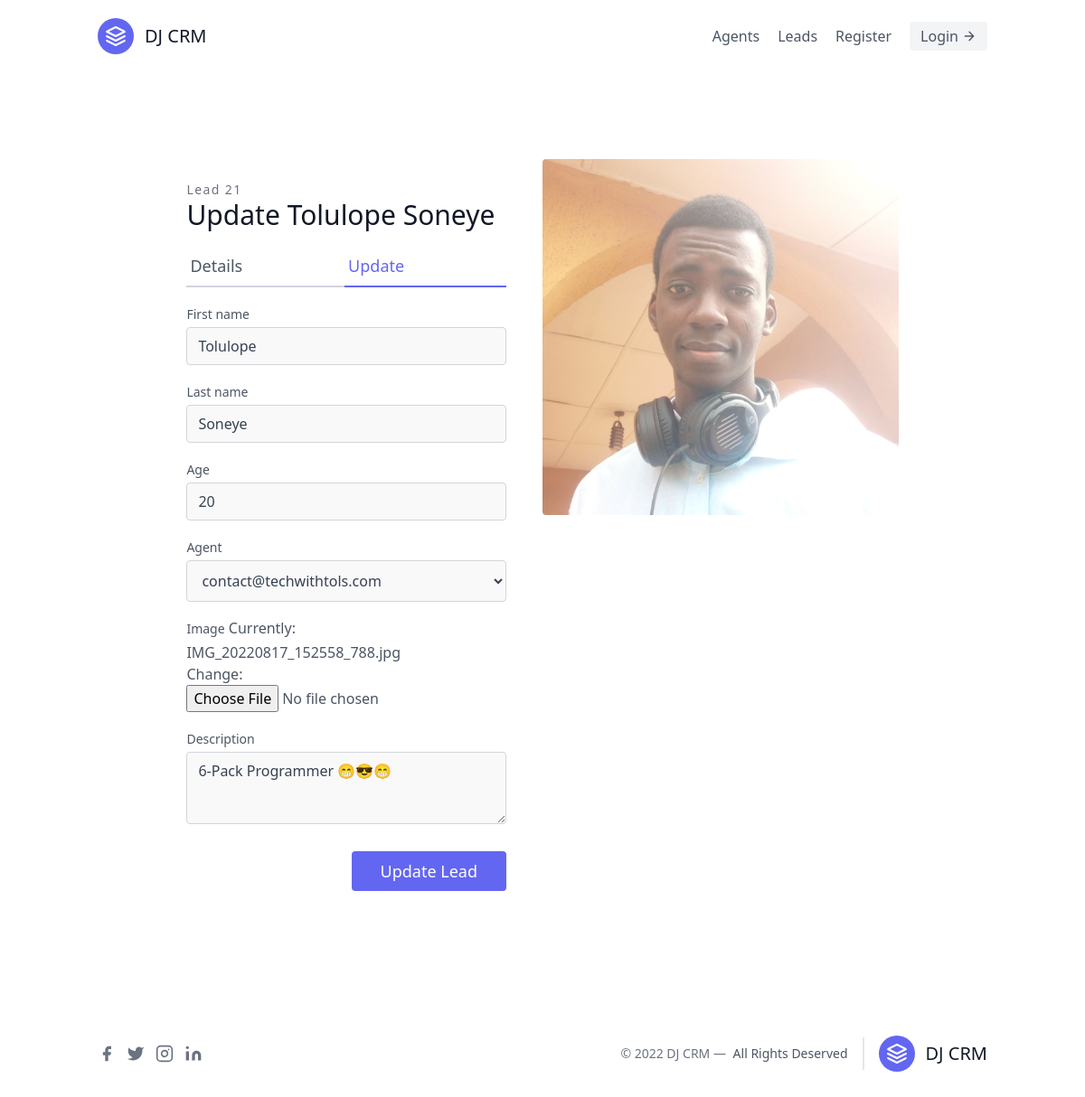
The app's page /leads/update/21/ with its own data.
### leads/models.py (models this page shows)
class Lead(models.Model):
    first_name = models.CharField(max_length=20)
    last_name = models.CharField(max_length=20)
    age = models.IntegerField(default=0)
    description = models.TextField(max_length=200,null=True, blank=True)
    image = models.ImageField()
    created_at = models.DateTimeField(auto_now_add=True)
    updated_at = models.DateTimeField(auto_now=True)
    agent = models.ForeignKey("Agent", on_delete=models.CASCADE, null=True)
    class Meta:
        ordering = ['-updated_at']
    def __str__(self) -> str:
        return self.first_name + " " + self.last_name

### leads/views.py (the view)
# urls.py: path('update/<int:pk>/', views.lead_update, name="update"),
def lead_update(request, pk):
    lead = get_object_or_404(Lead, id=pk)
    context = {}
    if lead:
        context['lead'] = lead
    form = LeadForm(instance=lead)
    context['form'] = form
    if request.method == 'POST':
        form = LeadForm(request.POST, instance=lead, files=request.FILES)
        if form.is_valid():
            lead.save()
            return redirect('/leads/')
    return render(request, 'leads/lead_update.html', context)

### leads/forms.py
class LeadForm(forms.ModelForm):
    class Meta:
        model = Lead
        fields = '__all__'
        widgets = {
            'first_name': forms.TextInput(attrs={'class': styles}),
            'last_name': forms.TextInput(attrs={'class': styles}),
            'age': forms.NumberInput(attrs={'class': styles}),
            'description': forms.Textarea(attrs={'class': f"{styles} h-20"}),
            'agent': forms.Select(attrs={'class': f"{styles} py-2.5"}),
        }

### leads/models.py (called while the page is built)
    def __str__(self):
        return self.user.email

### leads/templates/leads/lead_update.html (shortened to what this page needs)
{% extends 'main.html' %}
{% block content %}
<section class="text-gray-600 body-font overflow-hidden">
  <div class="container px-5 py-24 mx-auto">
    <div class="lg:w-4/5 mx-auto flex flex-wrap justify-between">
      <div class="lg:w-1/2 w-full lg:pr-10 lg:py-6 mb-6 lg:mb-0">
        <h2 class="text-sm title-font text-gray-500 tracking-widest">
          Lead {{lead.id}}
        </h2>
        <h1 class="text-gray-900 text-3xl title-font font-medium mb-4">
          Update {{lead}}
        </h1>
        <div class="flex mb-4">
          <a
          href="{% url 'leads:detail' lead.id %}"
            class="flex-grow border-b-2 border-gray-300 py-2 text-lg px-1"
            >Details</a
          >
          <a href="{% url 'leads:update' lead.id %}" class="flex-grow text-indigo-500 border-b-2 border-indigo-500 py-2 text-lg px-1"
            >Update</a
          >
        </div>
<form method="POST" class="form" enctype="multipart/form-data">
      <div class="w-full mx-auto">
        <div class="flex flex-col flex-wrap -m-2">
          <div class="p-2 w-full">
            <div class="relative">
              <label class="leading-7 text-sm text-gray-600"
                >{{form.first_name.label}}</label
              >
              {{form.first_name }}
            </div>
          </div>
          <div class="p-2 w-full">
            <div class="relative">
              <label class="leading-7 text-sm text-gray-600"
                >{{form.last_name.label}}</label
              >
              {{form.last_name }}
            </div>
          </div>
          <div class="p-2 w-full">
            <div class="relative">
              <label class="leading-7 text-sm text-gray-600"
                >{{form.age.label}}</label
              >
              {{form.age }}
            </div>
          </div>
          <div class="p-2 w-full">
            <div class="relative">
              <label class="leading-7 text-sm text-gray-600"
                >{{form.agent.label}}</label
              >
              {{form.agent }}
            </div>
          </div>
          <div class="p-2 w-full">
            <div class="relative">
              <label class="leading-7 text-sm text-gray-600"
                >{{form.image.label}}</label
              >
              {{form.image }}
            </div>
          </div>
          <div class="p-2 w-full">
            <div class="relative">
              <label class="leading-7 text-sm text-gray-600"
                >{{form.description.label}}</label
              >
              {{form.description }}
            </div>
          </div>
        </div>
        <div class="py-2 w-full flex justify-end">
          <input
            type="submit"
            class="flex  mt-4 text-white bg-indigo-500 border-0 py-2 px-8 focus:outline-none hover:bg-indigo-600 rounded text-lg"
            value="Update Lead"
          />
        </div>
      </div>
    </form>
      </div>
      <img
        alt="{{lead}}"
        class="lg:w-1/2 w-full  h-full object-cover object-center rounded"
        src="{{lead.image.url}}"
      />
    </div>
  </div>
</section>
{% endblock content %}

### records on screen
Lead: id "21", first_name+last_name "Tolulope Soneye", first_name "Tolulope", last_name "Soneye", age "20", agent "contact@techwithtols.com", description "6-Pack Programmer 😁😎😁", image (picture)
